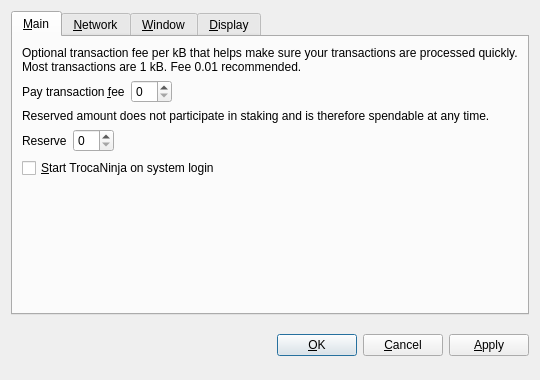
<?xml version="1.0" encoding="UTF-8"?>
<ui version="4.0">
 <class>OptionsDialog</class>
 <widget class="QDialog" name="OptionsDialog">
  <property name="geometry">
   <rect>
    <x>0</x>
    <y>0</y>
    <width>540</width>
    <height>380</height>
   </rect>
  </property>
  <property name="windowTitle">
   <string>Options</string>
  </property>
  <property name="modal">
   <bool>true</bool>
  </property>
  <layout class="QVBoxLayout" name="verticalLayout">
   <item>
    <widget class="QTabWidget" name="tabWidget">
     <property name="tabPosition">
      <enum>QTabWidget::North</enum>
     </property>
     <property name="currentIndex">
      <number>0</number>
     </property>
     <widget class="QWidget" name="tabMain">
      <attribute name="title">
       <string>&amp;Main</string>
      </attribute>
      <layout class="QVBoxLayout" name="verticalLayout_Main">
       <item>
        <widget class="QLabel" name="transactionFeeInfoLabel">
         <property name="text">
          <string>Optional transaction fee per kB that helps make sure your transactions are processed quickly. Most transactions are 1 kB. Fee 0.01 recommended.</string>
         </property>
         <property name="textFormat">
          <enum>Qt::PlainText</enum>
         </property>
         <property name="wordWrap">
          <bool>true</bool>
         </property>
        </widget>
       </item>
       <item>
        <layout class="QHBoxLayout" name="horizontalLayoutFee">
         <item>
          <widget class="QLabel" name="transactionFeeLabel">
           <property name="text">
            <string>Pay transaction &amp;fee</string>
           </property>
           <property name="textFormat">
            <enum>Qt::PlainText</enum>
           </property>
           <property name="buddy">
            <cstring>transactionFee</cstring>
           </property>
          </widget>
         </item>
         <item>
          <widget class="BitcoinAmountField" name="transactionFee"/>
         </item>
         <item>
          <spacer name="horizontalSpacerFee">
           <property name="orientation">
            <enum>Qt::Horizontal</enum>
           </property>
           <property name="sizeHint" stdset="0">
            <size>
             <width>40</width>
             <height>20</height>
            </size>
           </property>
          </spacer>
         </item>
        </layout>
       </item>
       <item>
        <widget class="QLabel" name="reserveBalanceInfoLabel">
         <property name="text">
          <string>Reserved amount does not participate in staking and is therefore spendable at any time.</string>
         </property>
         <property name="textFormat">
          <enum>Qt::PlainText</enum>
         </property>
         <property name="wordWrap">
          <bool>true</bool>
         </property>
        </widget>
       </item>
       <item>
        <layout class="QHBoxLayout" name="horizontalLayoutReserveBalance">
         <item>
          <widget class="QLabel" name="reserveBalanceLabel">
           <property name="text">
            <string>Reserve</string>
           </property>
           <property name="textFormat">
            <enum>Qt::PlainText</enum>
           </property>
           <property name="buddy">
            <cstring>reserveBalance</cstring>
           </property>
          </widget>
         </item>
         <item>
          <widget class="BitcoinAmountField" name="reserveBalance"/>
         </item>
         <item>
          <spacer name="horizontalSpacerReserveBalance">
           <property name="orientation">
            <enum>Qt::Horizontal</enum>
           </property>
           <property name="sizeHint" stdset="0">
            <size>
             <width>40</width>
             <height>20</height>
            </size>
           </property>
          </spacer>
         </item>
        </layout>
       </item>
       <item>
        <widget class="QCheckBox" name="bitcoinAtStartup">
         <property name="toolTip">
          <string>Automatically start TrocaNinja after logging in to the system.</string>
         </property>
         <property name="text">
          <string>&amp;Start TrocaNinja on system login</string>
         </property>
        </widget>
       </item>
       <item>
        <spacer name="verticalSpacer_Main">
         <property name="orientation">
          <enum>Qt::Vertical</enum>
         </property>
         <property name="sizeHint" stdset="0">
          <size>
           <width>20</width>
           <height>40</height>
          </size>
         </property>
        </spacer>
       </item>
      </layout>
     </widget>
     <widget class="QWidget" name="tabNetwork">
      <attribute name="title">
       <string>&amp;Network</string>
      </attribute>
      <layout class="QVBoxLayout" name="verticalLayout_Network">
       <item>
        <widget class="QCheckBox" name="mapPortUpnp">
         <property name="toolTip">
          <string>Automatically open the TrocaNinja client port on the router. This only works when your router supports UPnP and it is enabled.</string>
         </property>
         <property name="text">
          <string>Map port using &amp;UPnP</string>
         </property>
        </widget>
       </item>
       <item>
        <widget class="QCheckBox" name="connectSocks">
         <property name="toolTip">
          <string>Connect to the TrocaNinja network through a SOCKS proxy (e.g. when connecting through Tor).</string>
         </property>
         <property name="text">
          <string>&amp;Connect through SOCKS proxy:</string>
         </property>
        </widget>
       </item>
       <item>
        <layout class="QHBoxLayout" name="horizontalLayout_Network">
         <item>
          <widget class="QLabel" name="proxyIpLabel">
           <property name="text">
            <string>Proxy &amp;IP:</string>
           </property>
           <property name="textFormat">
            <enum>Qt::PlainText</enum>
           </property>
           <property name="buddy">
            <cstring>proxyIp</cstring>
           </property>
          </widget>
         </item>
         <item>
          <widget class="QValidatedLineEdit" name="proxyIp">
           <property name="maximumSize">
            <size>
             <width>140</width>
             <height>16777215</height>
            </size>
           </property>
           <property name="toolTip">
            <string>IP address of the proxy (e.g. 127.0.0.1)</string>
           </property>
          </widget>
         </item>
         <item>
          <widget class="QLabel" name="proxyPortLabel">
           <property name="text">
            <string>&amp;Port:</string>
           </property>
           <property name="textFormat">
            <enum>Qt::PlainText</enum>
           </property>
           <property name="buddy">
            <cstring>proxyPort</cstring>
           </property>
          </widget>
         </item>
         <item>
          <widget class="QLineEdit" name="proxyPort">
           <property name="maximumSize">
            <size>
             <width>55</width>
             <height>16777215</height>
            </size>
           </property>
           <property name="toolTip">
            <string>Port of the proxy (e.g. 9050)</string>
           </property>
          </widget>
         </item>
         <item>
          <widget class="QLabel" name="socksVersionLabel">
           <property name="text">
            <string>SOCKS &amp;Version:</string>
           </property>
           <property name="textFormat">
            <enum>Qt::PlainText</enum>
           </property>
           <property name="buddy">
            <cstring>socksVersion</cstring>
           </property>
          </widget>
         </item>
         <item>
          <widget class="QValueComboBox" name="socksVersion">
           <property name="toolTip">
            <string>SOCKS version of the proxy (e.g. 5)</string>
           </property>
          </widget>
         </item>
         <item>
          <spacer name="horizontalSpacer_Network">
           <property name="orientation">
            <enum>Qt::Horizontal</enum>
           </property>
           <property name="sizeHint" stdset="0">
            <size>
             <width>40</width>
             <height>20</height>
            </size>
           </property>
          </spacer>
         </item>
        </layout>
       </item>
       <item>
        <spacer name="verticalSpacer_Network">
         <property name="orientation">
          <enum>Qt::Vertical</enum>
         </property>
         <property name="sizeHint" stdset="0">
          <size>
           <width>20</width>
           <height>40</height>
          </size>
         </property>
        </spacer>
       </item>
      </layout>
     </widget>
     <widget class="QWidget" name="tabWindow">
      <attribute name="title">
       <string>&amp;Window</string>
      </attribute>
      <layout class="QVBoxLayout" name="verticalLayout_Window">
       <item>
        <widget class="QCheckBox" name="minimizeToTray">
         <property name="toolTip">
          <string>Show only a tray icon after minimizing the window.</string>
         </property>
         <property name="text">
          <string>&amp;Minimize to the tray instead of the taskbar</string>
         </property>
        </widget>
       </item>
       <item>
        <widget class="QCheckBox" name="minimizeOnClose">
         <property name="toolTip">
          <string>Minimize instead of exit the application when the window is closed. When this option is enabled, the application will be closed only after selecting Quit in the menu.</string>
         </property>
         <property name="text">
          <string>M&amp;inimize on close</string>
         </property>
        </widget>
       </item>
       <item>
        <spacer name="verticalSpacer_Window">
         <property name="orientation">
          <enum>Qt::Vertical</enum>
         </property>
         <property name="sizeHint" stdset="0">
          <size>
           <width>20</width>
           <height>40</height>
          </size>
         </property>
        </spacer>
       </item>
      </layout>
     </widget>
     <widget class="QWidget" name="tabDisplay">
      <attribute name="title">
       <string>&amp;Display</string>
      </attribute>
      <layout class="QVBoxLayout" name="verticalLayout_Display">
       <item>
        <layout class="QHBoxLayout" name="horizontalLayout_1_Display">
         <item>
          <widget class="QLabel" name="langLabel">
           <property name="text">
            <string>User Interface &amp;language:</string>
           </property>
           <property name="textFormat">
            <enum>Qt::PlainText</enum>
           </property>
           <property name="buddy">
            <cstring>lang</cstring>
           </property>
          </widget>
         </item>
         <item>
          <widget class="QValueComboBox" name="lang">
           <property name="toolTip">
            <string>The user interface language can be set here. This setting will take effect after restarting TrocaNinja.</string>
           </property>
          </widget>
         </item>
        </layout>
       </item>
       <item>
        <layout class="QHBoxLayout" name="horizontalLayout_2_Display">
         <item>
          <widget class="QLabel" name="unitLabel">
           <property name="text">
            <string>&amp;Unit to show amounts in:</string>
           </property>
           <property name="textFormat">
            <enum>Qt::PlainText</enum>
           </property>
           <property name="buddy">
            <cstring>unit</cstring>
           </property>
          </widget>
         </item>
         <item>
          <widget class="QValueComboBox" name="unit">
           <property name="toolTip">
            <string>Choose the default subdivision unit to show in the interface and when sending coins.</string>
           </property>
          </widget>
         </item>
        </layout>
       </item>
       <item>
        <widget class="QCheckBox" name="displayAddresses">
         <property name="toolTip">
          <string>Whether to show TrocaNinja addresses in the transaction list or not.</string>
         </property>
         <property name="text">
          <string>&amp;Display addresses in transaction list</string>
         </property>
        </widget>
       </item>
       <item>
        <widget class="QCheckBox" name="coinControlFeatures">
         <property name="toolTip">
          <string>Whether to show coin control features or not.</string>
         </property>
         <property name="text">
          <string>Display coin &amp;control features (experts only!)</string>
         </property>
        </widget>
       </item>
       <item>
        <spacer name="verticalSpacer_Display">
         <property name="orientation">
          <enum>Qt::Vertical</enum>
         </property>
         <property name="sizeHint" stdset="0">
          <size>
           <width>20</width>
           <height>40</height>
          </size>
         </property>
        </spacer>
       </item>
      </layout>
     </widget>
    </widget>
   </item>
   <item>
    <layout class="QHBoxLayout" name="horizontalLayout_Buttons">
     <item>
      <spacer name="horizontalSpacer_1">
       <property name="orientation">
        <enum>Qt::Horizontal</enum>
       </property>
       <property name="sizeHint" stdset="0">
        <size>
         <width>40</width>
         <height>48</height>
        </size>
       </property>
      </spacer>
     </item>
     <item>
      <widget class="QLabel" name="statusLabel">
       <property name="font">
        <font>
         <weight>75</weight>
         <bold>true</bold>
        </font>
       </property>
       <property name="text">
        <string/>
       </property>
       <property name="textFormat">
        <enum>Qt::PlainText</enum>
       </property>
       <property name="wordWrap">
        <bool>true</bool>
       </property>
      </widget>
     </item>
     <item>
      <spacer name="horizontalSpacer_2">
       <property name="orientation">
        <enum>Qt::Horizontal</enum>
       </property>
       <property name="sizeHint" stdset="0">
        <size>
         <width>40</width>
         <height>48</height>
        </size>
       </property>
      </spacer>
     </item>
     <item>
      <widget class="QPushButton" name="okButton">
       <property name="text">
        <string>&amp;OK</string>
       </property>
      </widget>
     </item>
     <item>
      <widget class="QPushButton" name="cancelButton">
       <property name="text">
        <string>&amp;Cancel</string>
       </property>
       <property name="autoDefault">
        <bool>false</bool>
       </property>
      </widget>
     </item>
     <item>
      <widget class="QPushButton" name="applyButton">
       <property name="text">
        <string>&amp;Apply</string>
       </property>
       <property name="autoDefault">
        <bool>false</bool>
       </property>
      </widget>
     </item>
    </layout>
   </item>
  </layout>
 </widget>
 <customwidgets>
  <customwidget>
   <class>BitcoinAmountField</class>
   <extends>QSpinBox</extends>
   <header>bitcoinamountfield.h</header>
  </customwidget>
  <customwidget>
   <class>QValueComboBox</class>
   <extends>QComboBox</extends>
   <header>qvaluecombobox.h</header>
  </customwidget>
  <customwidget>
   <class>QValidatedLineEdit</class>
   <extends>QLineEdit</extends>
   <header>qvalidatedlineedit.h</header>
  </customwidget>
 </customwidgets>
 <resources/>
 <connections/>
</ui>
